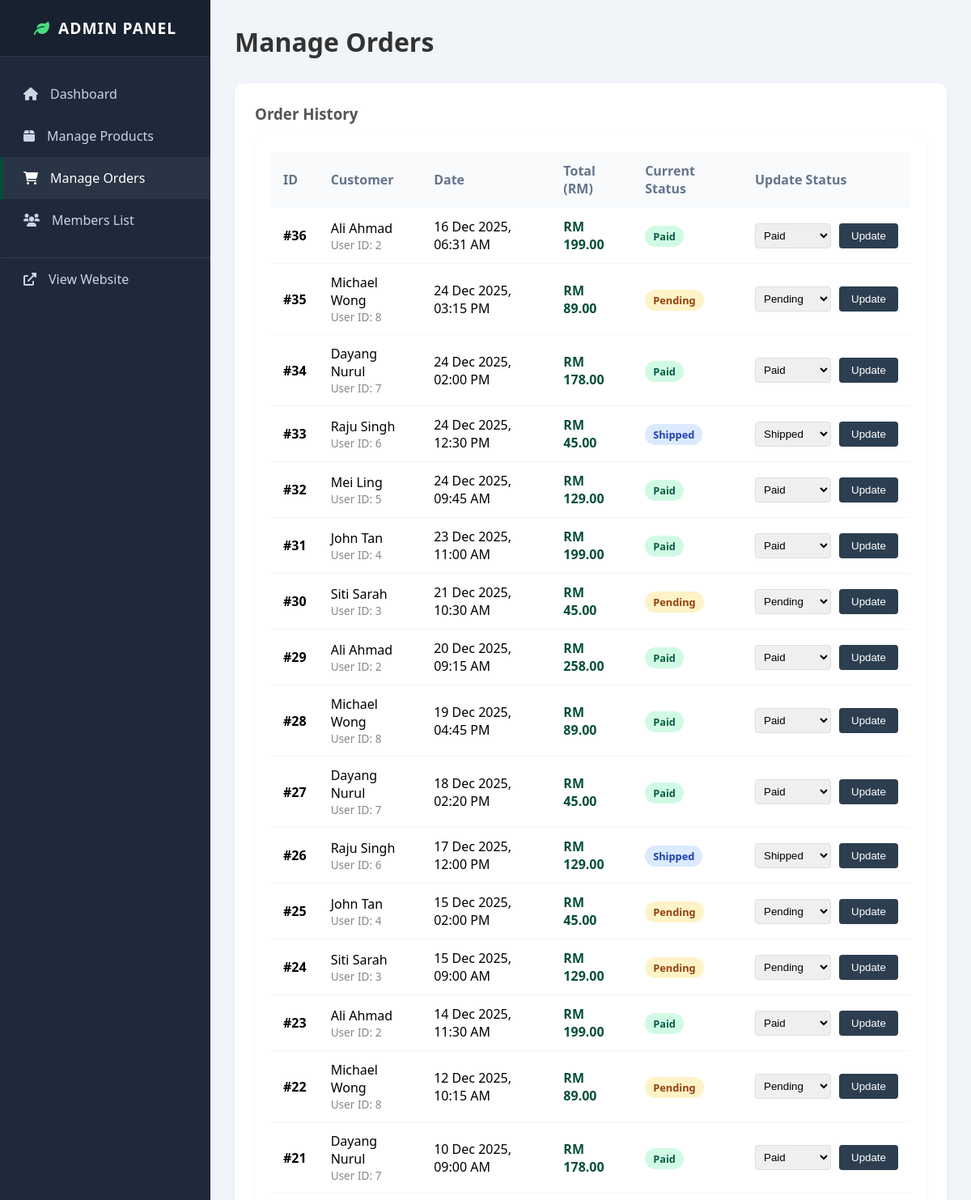
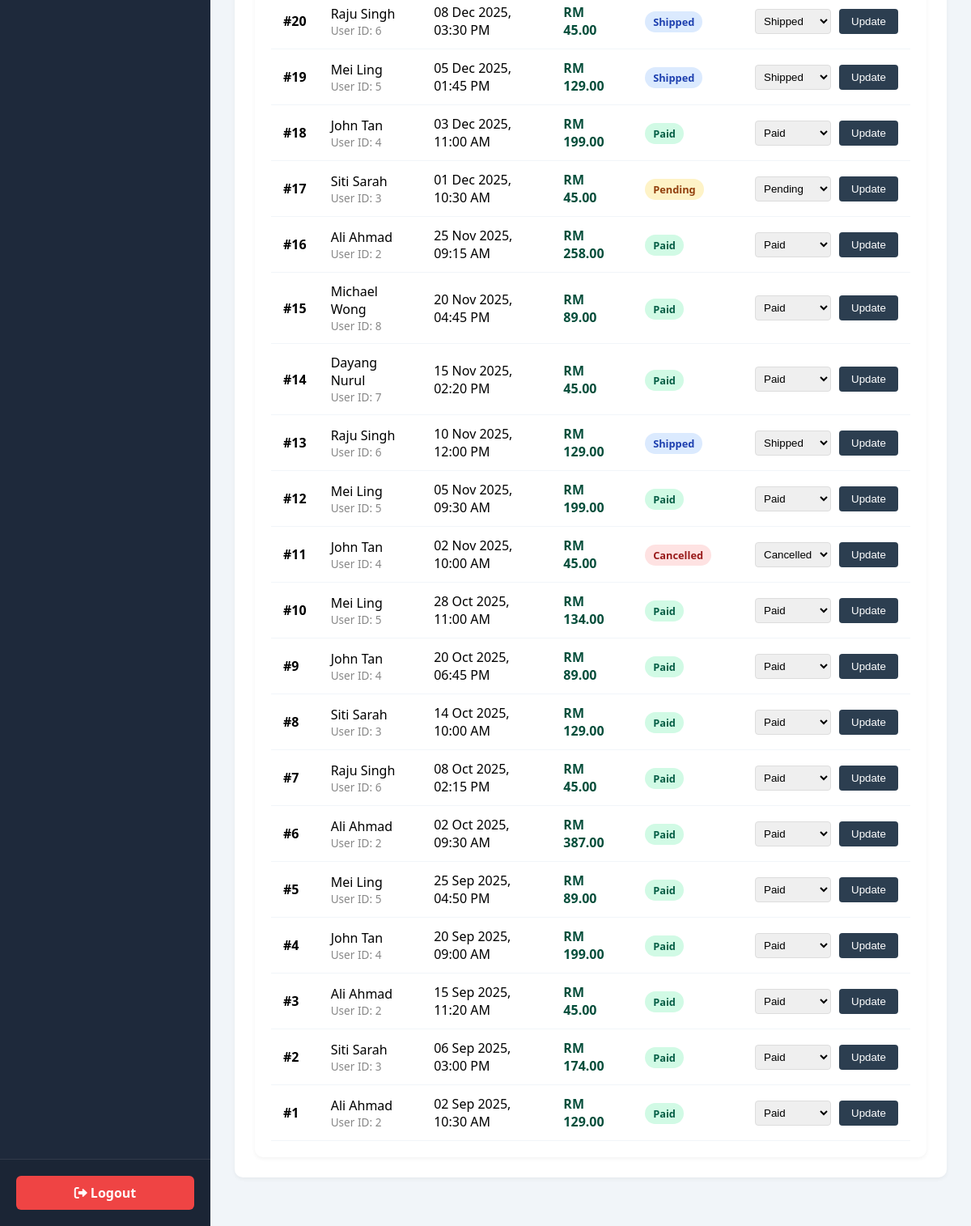
The app's page /admin/orders.php (signed in) with its own data (2 pictures, top to bottom).
### tables this page shows
CREATE TABLE orders (
    order_id INT AUTO_INCREMENT PRIMARY KEY,
    user_id INT NOT NULL,
    total_amount DECIMAL(10,2) NOT NULL,
    order_date TIMESTAMP DEFAULT CURRENT_TIMESTAMP,
    status ENUM('Pending', 'Paid', 'Shipped', 'Cancelled') DEFAULT 'Paid',
    FOREIGN KEY (user_id) REFERENCES users(user_id)
);

CREATE TABLE users (
    user_id INT AUTO_INCREMENT PRIMARY KEY,
    full_name VARCHAR(100) NOT NULL,
    email VARCHAR(100) NOT NULL UNIQUE,
    password VARCHAR(255) NOT NULL, 
    phone_number VARCHAR(20),
    otp_code VARCHAR(10) DEFAULT NULL,
    role ENUM('member', 'admin') DEFAULT 'member',
    address TEXT,
    created_at TIMESTAMP DEFAULT CURRENT_TIMESTAMP
);

### admin/orders.php (the view, shortened to what this page needs)
<?php
include '../includes/db_connect.php';
$query = "SELECT o.order_id, o.user_id, o.total_amount, o.order_date, o.status, u.full_name
          FROM orders o
          INNER JOIN users u ON o.user_id = u.user_id
          ORDER BY o.order_id DESC";
$result = mysqli_query($conn, $query);
?>
<?php include 'includes/header.php'; ?>
    <div class="admin-header">
        <h1 style="color: #333; margin: 0;">Manage Orders</h1>
        </div>
    <div class="card">
        <h3 style="color:#555; margin-top:0; margin-bottom:15px;">Order History</h3>
        <div class="table-responsive">
            <table>
                <thead>
                    <tr>
                        <th>ID</th>
                        <th>Customer</th>
                        <th>Date</th>
                        <th>Total (RM)</th>
                        <th>Current Status</th>
                        <th>Update Status</th>
                    </tr>
                </thead>
                <tbody>
                    <?php if (mysqli_num_rows($result) > 0): ?>
                        <?php while ($order = mysqli_fetch_assoc($result)): ?>
                        <tr>
                            <td><strong>#<?php echo htmlspecialchars($order['order_id']); ?></strong></td>
                            <td>
                                <?php echo htmlspecialchars($order['full_name']); ?>
                                <div style="font-size: 0.85rem; color:#888;">User ID: <?php echo $order['user_id']; ?></div>
                            </td>
                            <td><?php echo date('d M Y, h:i A', strtotime($order['order_date'])); ?></td>
                            <td style="font-weight:bold; color:#064e3b;">
                                RM <?php echo number_format($order['total_amount'], 2); ?>
                            </td>
                            <td>
                                <?php
                                    $statusClass = 'status-pending';
                                    if($order['status'] == 'Paid') $statusClass = 'status-paid';
                                    if($order['status'] == 'Shipped') $statusClass = 'status-shipped';
                                    if($order['status'] == 'Cancelled') $statusClass = 'status-cancelled';
                                ?>
                                <span class="<?php echo $statusClass; ?>">
                                    <?php echo htmlspecialchars($order['status']); ?>
                                </span>
                            </td>
                            <td>
                                <form method="POST" style="display:flex; gap:10px; align-items:center;">
                                    <select name="status" style="padding:6px; border-radius:4px; border:1px solid #ddd; cursor:pointer;">
                                        <option value="Pending" <?php echo ($order['status'] == 'Pending') ? 'selected' : ''; ?>>Pending</option>
                                        <option value="Paid" <?php echo ($order['status'] == 'Paid') ? 'selected' : ''; ?>>Paid</option>
                                        <option value="Shipped" <?php echo ($order['status'] == 'Shipped') ? 'selected' : ''; ?>>Shipped</option>
                                        <option value="Cancelled" <?php echo ($order['status'] == 'Cancelled') ? 'selected' : ''; ?>>Cancelled</option>
                                    </select>
                                    <button type="submit" class="btn-action" style="background:#2c3e50;">
                                        Update
                                    </button>
                                </form>
                            </td>
                        </tr>
                        <?php endwhile; ?>
                    <?php else: ?>
                        <tr><td colspan="6" style="text-align:center; padding:20px;">No orders found.</td></tr>
                    <?php endif; ?>
                </tbody>
            </table>
        </div>
    </div>
<?php include 'includes/footer.php'; ?>

### css/admin.css (style rules this page uses)
:root { --admin-dark: #1e293b; --admin-green: #064e3b; --admin-light: #f1f5f9; --sidebar-width: 260px; --header-height: 70px; }
* { box-sizing: border-box; }
body { background-color: var(--admin-light); font-family: 'Segoe UI', Tahoma, Geneva, Verdana, sans-serif; margin: 0; padding: 0; overflow-x: hidden; }
.admin-header { display: flex; justify-content: space-between; align-items: center; margin-bottom: 30px; gap: 20px; }
.card { background: white; padding: 25px; border-radius: 10px; box-shadow: 0 2px 5px rgba(0,0,0,0.05); margin-bottom: 30px; }
.table-responsive { overflow-x: auto; background: white; border-radius: 10px; box-shadow: 0 2px 5px rgba(0,0,0,0.05); padding: 20px; }
table { width: 100%; border-collapse: collapse; min-width: 600px; }
th, td { padding: 12px 15px; text-align: left; border-bottom: 1px solid #f1f5f9; }
th { background-color: #f8fafc; color: #64748b; font-weight: 600; }
.status-paid { background: #d1fae5; color: #065f46; padding: 4px 10px; border-radius: 15px; font-weight: bold; font-size: 0.8rem; white-space: nowrap; }
.status-pending { background: #fef3c7; color: #92400e; padding: 4px 10px; border-radius: 15px; font-weight: bold; font-size: 0.8rem; white-space: nowrap; }
.status-shipped { background: #dbeafe; color: #1e40af; padding: 4px 10px; border-radius: 15px; font-weight: bold; font-size: 0.8rem; white-space: nowrap; }
.status-cancelled { background: #fee2e2; color: #991b1b; padding: 4px 10px; border-radius: 15px; font-weight: bold; font-size: 0.8rem; white-space: nowrap; }
.btn-action { padding: 8px 15px; background: #333; color: white; border: none; border-radius: 4px; cursor: pointer; text-decoration: none; white-space: nowrap; }

### records on screen
orders: order_id "36", user.full_name "Ali Ahmad", user "2", order_date "16 Dec 2025, 06:31 AM", total_amount "199.00", status "Paid"
orders: order_id "35", user.full_name "Michael Wong", user "8", order_date "24 Dec 2025, 03:15 PM", total_amount "89.00", status "Pending"
orders: order_id "34", user.full_name "Dayang Nurul", user "7", order_date "24 Dec 2025, 02:00 PM", total_amount "178.00", status "Paid"
orders: order_id "33", user.full_name "Raju Singh", user "6", order_date "24 Dec 2025, 12:30 PM", total_amount "45.00", status "Shipped"
orders: order_id "32", user.full_name "Mei Ling", user "5", order_date "24 Dec 2025, 09:45 AM", total_amount "129.00", status "Paid"
orders: order_id "31", user.full_name "John Tan", user "4", order_date "23 Dec 2025, 11:00 AM", total_amount "199.00", status "Paid"
orders: order_id "30", user.full_name "Siti Sarah", user "3", order_date "21 Dec 2025, 10:30 AM", total_amount "45.00", status "Pending"
orders: order_id "29", user.full_name "Ali Ahmad", user "2", order_date "20 Dec 2025, 09:15 AM", total_amount "258.00", status "Paid"
orders: order_id "28", user.full_name "Michael Wong", user "8", order_date "19 Dec 2025, 04:45 PM", total_amount "89.00", status "Paid"
orders: order_id "27", user.full_name "Dayang Nurul", user "7", order_date "18 Dec 2025, 02:20 PM", total_amount "45.00", status "Paid"
orders: order_id "26", user.full_name "Raju Singh", user "6", order_date "17 Dec 2025, 12:00 PM", total_amount "129.00", status "Shipped"
orders: order_id "25", user.full_name "John Tan", user "4", order_date "15 Dec 2025, 02:00 PM", total_amount "45.00", status "Pending"
orders: order_id "24", user.full_name "Siti Sarah", user "3", order_date "15 Dec 2025, 09:00 AM", total_amount "129.00", status "Pending"
orders: order_id "23", user.full_name "Ali Ahmad", user "2", order_date "14 Dec 2025, 11:30 AM", total_amount "199.00", status "Paid"
orders: order_id "22", user.full_name "Michael Wong", user "8", order_date "12 Dec 2025, 10:15 AM", total_amount "89.00", status "Pending"
orders: order_id "21", user.full_name "Dayang Nurul", user "7", order_date "10 Dec 2025, 09:00 AM", total_amount "178.00", status "Paid"
orders: order_id "20", user.full_name "Raju Singh", user "6", order_date "08 Dec 2025, 03:30 PM", total_amount "45.00", status "Shipped"
orders: order_id "19", user.full_name "Mei Ling", user "5", order_date "05 Dec 2025, 01:45 PM", total_amount "129.00", status "Shipped"
orders: order_id "18", user.full_name "John Tan", user "4", order_date "03 Dec 2025, 11:00 AM", total_amount "199.00", status "Paid"
orders: order_id "17", user.full_name "Siti Sarah", user "3", order_date "01 Dec 2025, 10:30 AM", total_amount "45.00", status "Pending"
orders: order_id "16", user.full_name "Ali Ahmad", user "2", order_date "25 Nov 2025, 09:15 AM", total_amount "258.00", status "Paid"
orders: order_id "15", user.full_name "Michael Wong", user "8", order_date "20 Nov 2025, 04:45 PM", total_amount "89.00", status "Paid"
orders: order_id "14", user.full_name "Dayang Nurul", user "7", order_date "15 Nov 2025, 02:20 PM", total_amount "45.00", status "Paid"
orders: order_id "13", user.full_name "Raju Singh", user "6", order_date "10 Nov 2025, 12:00 PM", total_amount "129.00", status "Shipped"
orders: order_id "12", user.full_name "Mei Ling", user "5", order_date "05 Nov 2025, 09:30 AM", total_amount "199.00", status "Paid"
orders: order_id "11", user.full_name "John Tan", user "4", order_date "02 Nov 2025, 10:00 AM", total_amount "45.00", status "Cancelled"
orders: order_id "10", user.full_name "Mei Ling", user "5", order_date "28 Oct 2025, 11:00 AM", total_amount "134.00", status "Paid"
orders: order_id "9", user.full_name "John Tan", user "4", order_date "20 Oct 2025, 06:45 PM", total_amount "89.00", status "Paid"
orders: order_id "8", user.full_name "Siti Sarah", user "3", order_date "14 Oct 2025, 10:00 AM", total_amount "129.00", status "Paid"
orders: order_id "7", user.full_name "Raju Singh", user "6", order_date "08 Oct 2025, 02:15 PM", total_amount "45.00", status "Paid"
orders: order_id "6", user.full_name "Ali Ahmad", user "2", order_date "02 Oct 2025, 09:30 AM", total_amount "387.00", status "Paid"
orders: order_id "5", user.full_name "Mei Ling", user "5", order_date "25 Sep 2025, 04:50 PM", total_amount "89.00", status "Paid"
orders: order_id "4", user.full_name "John Tan", user "4", order_date "20 Sep 2025, 09:00 AM", total_amount "199.00", status "Paid"
orders: order_id "3", user.full_name "Ali Ahmad", user "2", order_date "15 Sep 2025, 11:20 AM", total_amount "45.00", status "Paid"
orders: order_id "2", user.full_name "Siti Sarah", user "3", order_date "06 Sep 2025, 03:00 PM", total_amount "174.00", status "Paid"
orders: order_id "1", user.full_name "Ali Ahmad", user "2", order_date "02 Sep 2025, 10:30 AM", total_amount "129.00", status "Paid"
